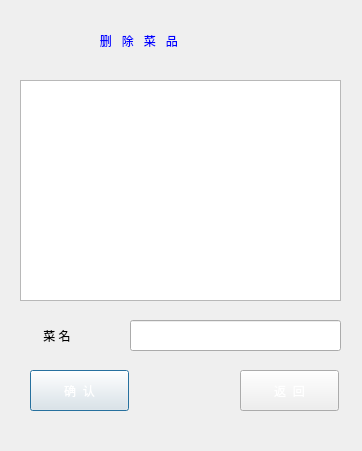
<?xml version="1.0" encoding="UTF-8"?>
<ui version="4.0">
 <class>delete_food_info</class>
 <widget class="QDialog" name="delete_food_info">
  <property name="geometry">
   <rect>
    <x>0</x>
    <y>0</y>
    <width>362</width>
    <height>451</height>
   </rect>
  </property>
  <property name="windowTitle">
   <string>Dialog</string>
  </property>
  <property name="styleSheet">
   <string notr="true">border-image: url(:/new/prefix1/lanhua.jpg);</string>
  </property>
  <widget class="QLabel" name="label">
   <property name="geometry">
    <rect>
     <x>30</x>
     <y>315</y>
     <width>101</width>
     <height>41</height>
    </rect>
   </property>
   <property name="styleSheet">
    <string notr="true">font: 75 11pt &quot;Agency FB&quot;;
color: rgb(0, 0, 0);
border-image: url(:/new/prefix1/shuijing.jpg);</string>
   </property>
   <property name="text">
    <string>    菜 名</string>
   </property>
  </widget>
  <widget class="QLineEdit" name="lineEdit">
   <property name="geometry">
    <rect>
     <x>130</x>
     <y>320</y>
     <width>211</width>
     <height>31</height>
    </rect>
   </property>
   <property name="styleSheet">
    <string notr="true">border-image: url(:/new/prefix1/shuijing.jpg);</string>
   </property>
  </widget>
  <widget class="QPushButton" name="pushButton">
   <property name="geometry">
    <rect>
     <x>30</x>
     <y>370</y>
     <width>99</width>
     <height>41</height>
    </rect>
   </property>
   <property name="styleSheet">
    <string notr="true">font: 11pt &quot;Agency FB&quot;;
border-image: url(:/new/prefix1/Purple.jpg);
font: 75 9pt &quot;Agency FB&quot;;
color: rgb(255, 255, 255);</string>
   </property>
   <property name="text">
    <string>确  认</string>
   </property>
  </widget>
  <widget class="QPushButton" name="pushButton_2">
   <property name="geometry">
    <rect>
     <x>240</x>
     <y>370</y>
     <width>99</width>
     <height>41</height>
    </rect>
   </property>
   <property name="styleSheet">
    <string notr="true">font: 11pt &quot;Agency FB&quot;;
border-image: url(:/new/prefix1/Purple.jpg);
font: 75 9pt &quot;Agency FB&quot;;
color: rgb(255, 255, 255);</string>
   </property>
   <property name="text">
    <string>返  回</string>
   </property>
  </widget>
  <widget class="QLabel" name="label_3">
   <property name="geometry">
    <rect>
     <x>80</x>
     <y>10</y>
     <width>191</width>
     <height>61</height>
    </rect>
   </property>
   <property name="styleSheet">
    <string notr="true">font: 75 14pt &quot;Agency FB&quot;;
color: rgb(0, 0, 255);
border-image: url(:/new/prefix1/shuijing.jpg);</string>
   </property>
   <property name="text">
    <string>      删   除   菜   品</string>
   </property>
  </widget>
  <widget class="QTableView" name="tableView">
   <property name="geometry">
    <rect>
     <x>20</x>
     <y>80</y>
     <width>321</width>
     <height>221</height>
    </rect>
   </property>
   <property name="styleSheet">
    <string notr="true">border-image: url(:/new/prefix1/shuijing.jpg);</string>
   </property>
  </widget>
 </widget>
 <resources/>
 <connections/>
</ui>
